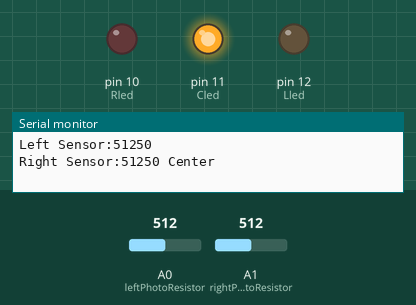
A sketch run on a simulated Arduino Uno, built with avr-gcc and run on an emulated ATmega328P. Shown: output pins drawn as LEDs (lit = HIGH), the last lines printed to the serial monitor. The inputs (shaded band) are chosen by the test bench; at power-on: A0 (leftPhotoResistor) = 512, A1 (rightPhotoResistor) = 512.

Above: at 1.2 s.
1.3 s: A0 (leftPhotoResistor) set to 605
2.8 s: A0 (leftPhotoResistor) set to 632
At 3.8 s:
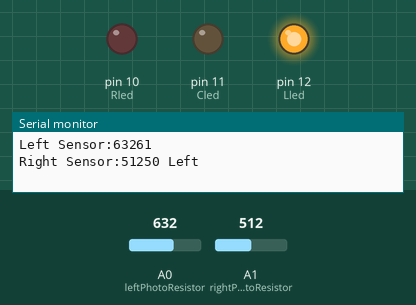
4.5 s: A1 (rightPhotoResistor) set to 535
At 5.1 s:
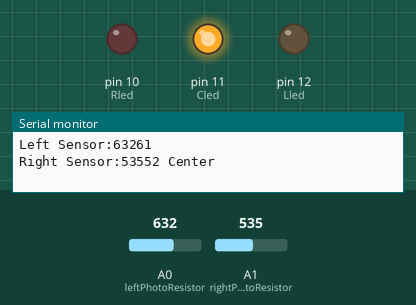
6.0 s: A1 (rightPhotoResistor) set to 716
7.5 s: A1 (rightPhotoResistor) set to 740
At 7.8 s:
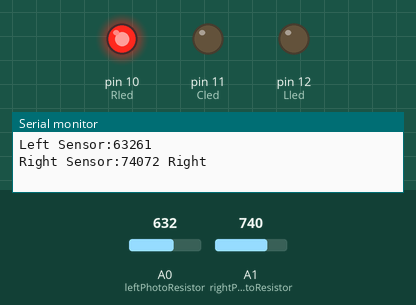
9.0 s: A1 (rightPhotoResistor) set to 511
At 10.4 s:
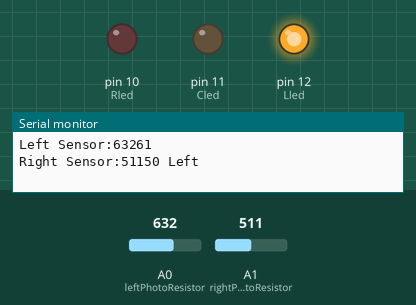
Timing chart, 0 to 11.5 s (numbered marks = the images above; inputs shaded):
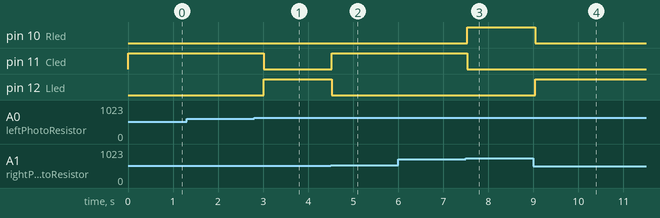

The sketch:

Left_Right_Photoresistor_Indicator.ino
```cpp
int leftPhotoResistor = A0;
int rightPhotoResistor = A1;
int leftMin = 6, leftMax = 1017;
int rightMin = 0, rightMax = 1016;

int Lled = 12;
int Cled = 11;
int Rled = 10;
void setup() {
Serial.begin(9600);
  pinMode(Lled, OUTPUT);
  pinMode(Cled, OUTPUT);
  pinMode(Rled, OUTPUT);
}
void loop()
{
   int leftLightLevel = analogRead(leftPhotoResistor);
   int rightLightLevel = analogRead(rightPhotoResistor);

   int brightnessL = map(leftLightLevel, leftMin, leftMax, 0, 100);
   int brightnessR = map(rightLightLevel, rightMin, rightMax, 0, 100);
   Serial.print("Left Sensor:");
   Serial.print(leftLightLevel);
   Serial.print(brightnessL);

  Serial.println(" ");

   Serial.print("Right Sensor:");
   Serial.print(rightLightLevel);
   Serial.print(brightnessR);

   if(brightnessL > brightnessR + 10)
   {
     digitalWrite(Lled, HIGH);
     digitalWrite(Cled, LOW);
     digitalWrite(Rled, LOW);
     Serial.println(" Left ");
    }
   else if(brightnessR > brightnessL + 10)
   {
     digitalWrite(Lled, LOW);
     digitalWrite(Cled, LOW);
     digitalWrite(Rled, HIGH);
     Serial.println(" Right ");
   }
   else
    {
     digitalWrite(Lled, LOW);
     digitalWrite(Cled, HIGH);
     digitalWrite(Rled, LOW);
     Serial.println(" Center ");
    }
   Serial.println(" ");

  delay(300);

}
```

Measured:
- the behaviour switches between 622 and 623 on A0 (leftPhotoResistor) (found by bisection; images 0 and 1)
- the behaviour switches between 518 and 519 on A1 (rightPhotoResistor) (found by bisection; images 1 and 2)
- the behaviour switches between 731 and 732 on A1 (rightPhotoResistor) (found by bisection; images 2 and 3)
- after the input at 2.8 s, pin 11 (Cled): HIGH → LOW after 0.21 s; pin 12 (Lled): LOW → HIGH after 0.21 s
- after the input at 4.5 s, pin 11 (Cled): LOW → HIGH at once; pin 12 (Lled): HIGH → LOW at once
- after the input at 7.5 s, pin 10 (Rled): LOW → HIGH at once; pin 11 (Cled): HIGH → LOW at once
- after the input at 9.0 s, pin 10 (Rled): HIGH → LOW at once; pin 12 (Lled): LOW → HIGH at once
